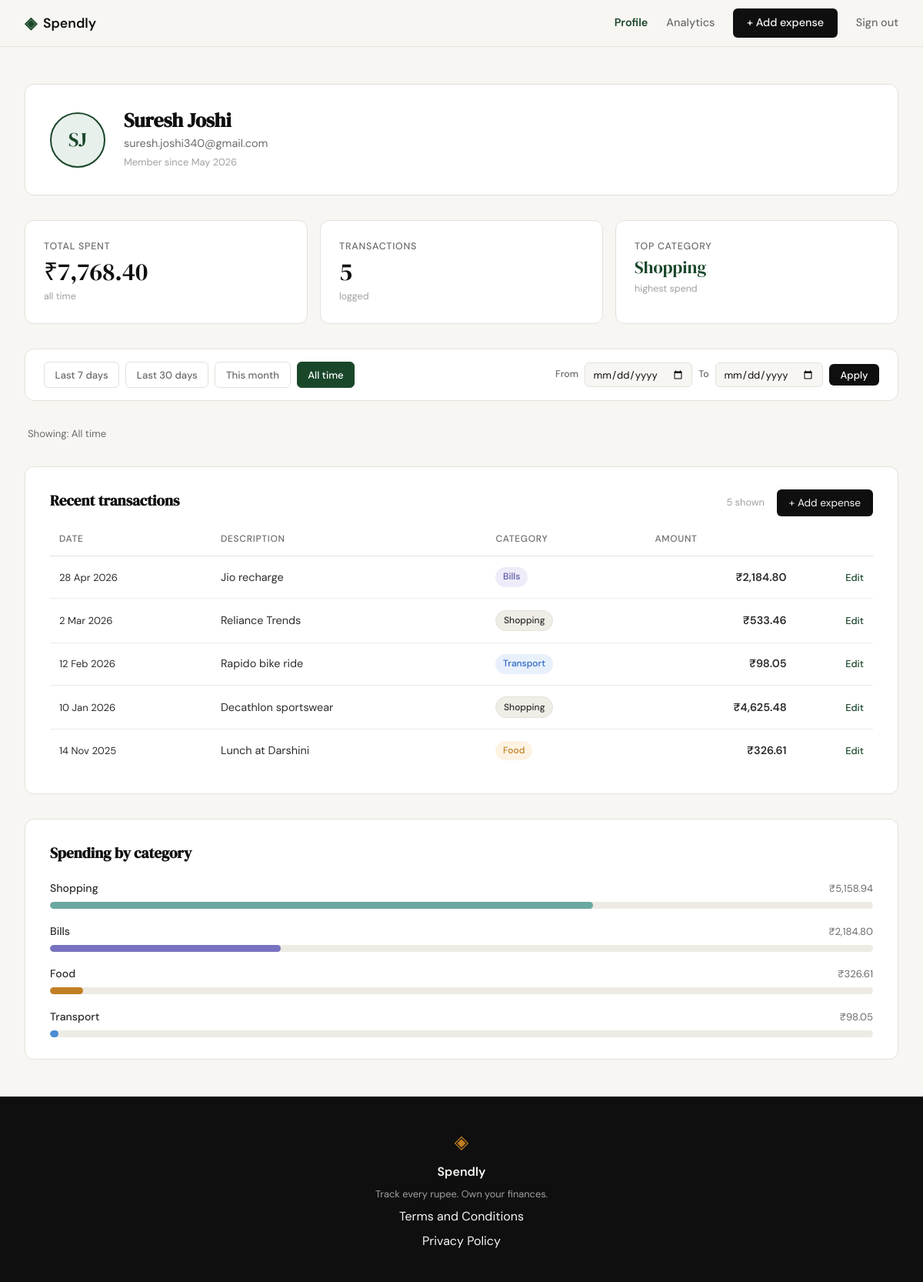
Screenshot of /profile (signed in) with the database file from the repository.
### tables this page shows
CREATE TABLE users (
            id            INTEGER PRIMARY KEY AUTOINCREMENT,
            name          TEXT    NOT NULL,
            email         TEXT    UNIQUE NOT NULL,
            password_hash TEXT    NOT NULL,
            created_at    TEXT    DEFAULT (datetime('now'))
        );

CREATE TABLE expenses (
            id          INTEGER PRIMARY KEY AUTOINCREMENT,
            user_id     INTEGER NOT NULL REFERENCES users(id),
            amount      REAL    NOT NULL,
            category    TEXT    NOT NULL,
            date        TEXT    NOT NULL,
            description TEXT,
            created_at  TEXT    DEFAULT (datetime('now'))
        );

### app.py (the view)
@app.route("/profile")
def profile():
    if not session.get("user_id"):
        return redirect(url_for("login"))
    db_user = get_user_by_id(session["user_id"])
    if db_user is None:
        abort(404)
    created_at = datetime.strptime(db_user["created_at"][:19], "%Y-%m-%d %H:%M:%S")
    member_since = created_at.strftime("%B %Y")
    initials = "".join(word[0].upper() for word in db_user["name"].split() if word)
    user = {
        "name": db_user["name"],
        "email": db_user["email"],
        "initials": initials,
        "member_since": member_since,
    }
    period = request.args.get("period", "all")
    raw_from = request.args.get("from", "").strip()
    raw_to = request.args.get("to", "").strip()
    today = datetime.today().date()
    date_from = date_to = None
    if raw_from and raw_to:
        try:
            date_from = datetime.strptime(raw_from, "%Y-%m-%d").date()
            date_to = datetime.strptime(raw_to, "%Y-%m-%d").date()
        except ValueError:
            date_from = date_to = None
    if date_from and date_to:
        df_str = date_from.strftime("%Y-%m-%d")
        dt_str = date_to.strftime("%Y-%m-%d")
        filter_label = (
            f"{date_from.strftime('%d %b %Y')} – {date_to.strftime('%d %b %Y')}"
        )
        active_period = "custom"
    else:
        if period not in ("7d", "30d", "month", "all"):
            period = "all"
        if period == "7d":
            df_str = (today - timedelta(days=6)).strftime("%Y-%m-%d")
            dt_str = today.strftime("%Y-%m-%d")
            filter_label = "Last 7 days"
            active_period = "7d"
        elif period == "30d":
            df_str = (today - timedelta(days=29)).strftime("%Y-%m-%d")
            dt_str = today.strftime("%Y-%m-%d")
            filter_label = "Last 30 days"
            active_period = "30d"
        elif period == "month":
            df_str = today.replace(day=1).strftime("%Y-%m-%d")
            dt_str = today.strftime("%Y-%m-%d")
            filter_label = "This month"
            active_period = "month"
        else:
            df_str = dt_str = None
            filter_label = "All time"
            active_period = "all"
    raw_stats = get_stats_by_user(session["user_id"], date_from=df_str, date_to=dt_str)
    stats = {
        "total_spent": f"₹{raw_stats['total_spent']:,.2f}",
        "transaction_count": raw_stats["transaction_count"],
        "top_category": raw_stats["top_category"],
    }
    raw_transactions = get_expenses_by_user(
        session["user_id"], date_from=df_str, date_to=dt_str
    )
    transactions = [
        {
            "id": tx["id"],
            "date": tx["date"],
            "description": tx["description"],
            "category": tx["category"],
            "category_key": tx["category_key"],
            "amount": f"₹{tx['amount']:,.2f}",
        }
        for tx in raw_transactions
    ]
    raw_categories = get_categories_by_user(
        session["user_id"], date_from=df_str, date_to=dt_str
    )
    categories = [
        {
            "name": cat["name"],
            "key": cat["key"],
            "amount": f"₹{cat['amount']:,.2f}",
            "percent": cat["percent"],
        }
        for cat in raw_categories
    ]
    return render_template(
        "profile.html",
        user=user,
        stats=stats,
        transactions=transactions,
        categories=categories,
        filter_label=filter_label,
        active_period=active_period,
        raw_from=raw_from,
        raw_to=raw_to,
    )

### database/db.py (called while the page is built)
def get_db():
    db_path = os.path.join(os.path.dirname(__file__), "..", "spendly.db")
    conn = sqlite3.connect(db_path)
    conn.row_factory = sqlite3.Row
    conn.execute("PRAGMA foreign_keys = ON")
    return conn

def get_user_by_id(user_id):
    conn = get_db()
    row = conn.execute("SELECT * FROM users WHERE id = ?", (user_id,)).fetchone()
    conn.close()
    return row

### templates/profile.html (shortened to what this page needs)
{% extends "base.html" %}
{% block content %}
<section class="profile-page">
  <div class="profile-inner">
    <div class="profile-hero">
      <div class="profile-avatar">
        <span class="profile-avatar-initials">{{ user.initials }}</span>
      </div>
      <div class="profile-identity">
        <h1 class="profile-name">{{ user.name }}</h1>
        <p class="profile-email">{{ user.email }}</p>
        <p class="profile-since">Member since {{ user.member_since }}</p>
      </div>
    </div>
    <div class="profile-stats">
      <div class="profile-stat-card">
        <span class="profile-stat-label">Total spent</span>
        <span class="profile-stat-value">{{ stats.total_spent }}</span>
        <span class="profile-stat-sub">all time</span>
      </div>
      <div class="profile-stat-card">
        <span class="profile-stat-label">Transactions</span>
        <span class="profile-stat-value">{{ stats.transaction_count }}</span>
        <span class="profile-stat-sub">logged</span>
      </div>
      <div class="profile-stat-card">
        <span class="profile-stat-label">Top category</span>
        <span class="profile-stat-value profile-stat-category">{{ stats.top_category }}</span>
        <span class="profile-stat-sub">highest spend</span>
      </div>
    </div>
    <div class="filter-bar">
      <div class="filter-presets">
        <a href="?period=7d"    class="filter-btn{% if active_period == '7d'    %} active{% endif %}">Last 7 days</a>
        <a href="?period=30d"   class="filter-btn{% if active_period == '30d'   %} active{% endif %}">Last 30 days</a>
        <a href="?period=month" class="filter-btn{% if active_period == 'month' %} active{% endif %}">This month</a>
        <a href="?period=all"   class="filter-btn{% if active_period == 'all'   %} active{% endif %}">All time</a>
      </div>
      <form class="filter-custom{% if active_period == 'custom' %} active{% endif %}" method="GET" action="{{ url_for('profile') }}">
        <label class="filter-date-label" for="from-date">From</label>
        <input class="filter-date-input" type="date" id="from-date" name="from" value="{{ raw_from }}">
        <label class="filter-date-label" for="to-date">To</label>
        <input class="filter-date-input" type="date" id="to-date"   name="to"   value="{{ raw_to }}">
        <button class="filter-apply-btn" type="submit">Apply</button>
      </form>
    </div>
    <div class="filter-label-row">
      <span class="filter-label-text">Showing: {{ filter_label }}</span>
    </div>
    <div class="profile-section">
      <div class="profile-section-header">
        <h2 class="profile-section-title">Recent transactions</h2>
        <div class="transactions-header-right">
          <span class="profile-section-count">{{ transactions | length }} shown</span>
          <a href="{{ url_for('add_expense') }}" class="nav-cta btn-add-expense">+ Add expense</a>
        </div>
      </div>
      <div class="profile-table-wrap">
        <table class="profile-table">
          <thead>
            <tr>
              <th>Date</th>
              <th>Description</th>
              <th>Category</th>
              <th class="profile-th-amount">Amount</th>
              <th></th>
            </tr>
          </thead>
          <tbody>
            {% for tx in transactions %}
            <tr>
              <td class="profile-td-date">{{ tx.date }}</td>
              <td class="profile-td-desc">{{ tx.description }}</td>
              <td>
                <span class="profile-badge profile-badge-{{ tx.category_key }}">
                  {{ tx.category }}
                </span>
              </td>
              <td class="profile-td-amount">{{ tx.amount }}</td>
              <td class="profile-td-actions">
                <a href="{{ url_for('edit_expense', id=tx.id) }}" class="profile-action-link">Edit</a>
              </td>
            </tr>
            {% endfor %}
          </tbody>
        </table>
      </div>
    </div>
    <div class="profile-section">
      <div class="profile-section-header">
        <h2 class="profile-section-title">Spending by category</h2>
      </div>
      <div class="profile-breakdown">
        {% for cat in categories %}
        <div class="profile-breakdown-row">
          <div class="profile-breakdown-meta">
            <span class="profile-breakdown-name">{{ cat.name }}</span>
            <span class="profile-breakdown-amount">{{ cat.amount }}</span>
          </div>
          <div class="mock-bar-track">
            <div class="mock-bar profile-bar-{{ cat.key }}" style="width: {{ cat.percent }}%"></div>
          </div>
        </div>
        {% endfor %}
      </div>
    </div>
  </div>
</section>
{% endblock %}

### rows the page displays
users: name "Suresh Joshi", email "suresh.joshi340@gmail.com"
expenses: date "28 Apr 2026", description "Jio recharge", category "Bills", amount "₹2,184.80"
expenses: date "2 Mar 2026", description "Reliance Trends", category "Shopping", amount "₹533.46"
expenses: date "12 Feb 2026", description "Rapido bike ride", category "Transport", amount "₹98.05"
expenses: date "10 Jan 2026", description "Decathlon sportswear", category "Shopping", amount "₹4,625.48"
expenses: date "14 Nov 2025", description "Lunch at Darshini", category "Food", amount "₹326.61"

### other values shown
{{ user.initials }} "SJ"
{{ user.member_since }} "May 2026"
{{ stats.total_spent }} "₹7,768.40"
{{ stats.transaction_count }} "5"
{{ stats.top_category }} "Shopping"
{{ filter_label }} "All time"
{{ transactions | length }} "5"
{{ cat.name }} "Shopping" "Bills" "Food" "Transport"
{{ cat.amount }} "₹5,158.94" "₹2,184.80" "₹326.61" "₹98.05"
